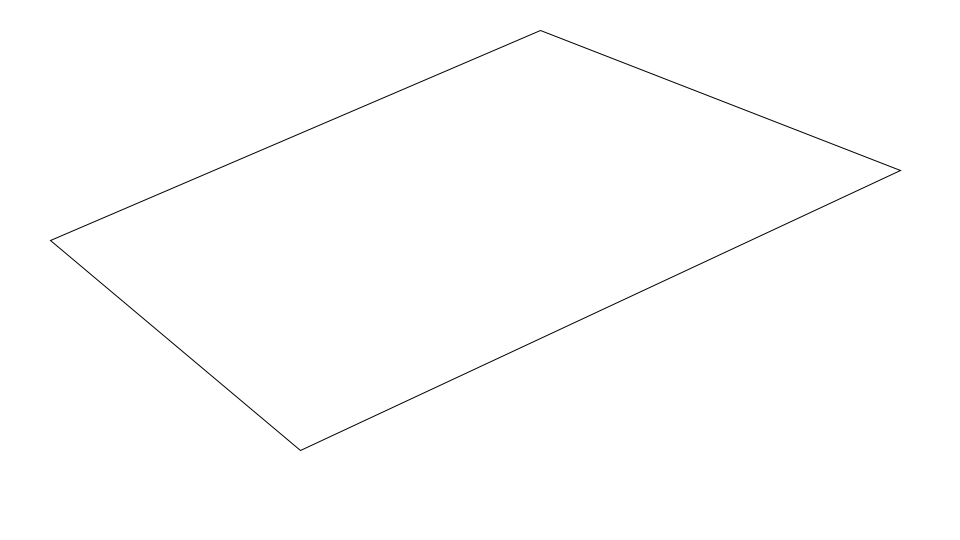
Frame 1 (no input)
Frame 60 (the mouse pressed at the canvas centre just before this capture): identical to frame 1, image omitted
Frame 120 (the mouse held since frame 60 and released just before this capture): identical to frame 1, image omitted

The Processing sketch that drew this single still picture (run headless with seeded random() and noise(); from frame 60 on, the mouse is pressed at the canvas centre):

// Processing sketch: sketch_014_quad
// ── sketch_014_quad.pde
// setup関数 : 初回1度だけ実行される
void setup() {
  size(960, 540); //ウィンドウサイズを960px,540pxに
}

// draw関数 : setup関数実行後繰り返し実行される
void draw() {
  // 背景色を指定(R,G,B)
  background(255, 255, 255); //RGBは各0-255の数値で色を指定する

  // 四辺形を描画(x1,y1,x2,y2,x3,y3,x4,y4)
  quad(50, 240, 540, 30, 900, 170, 300, 450);
  // x,yで表される4点を指定
}
